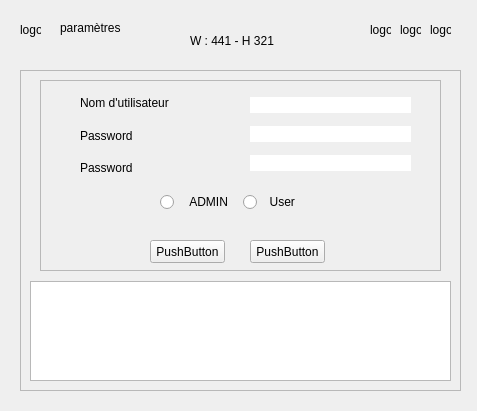
<?xml version="1.0" encoding="UTF-8"?>
<ui version="4.0">
 <class>Form</class>
 <widget class="QWidget" name="Form">
  <property name="geometry">
   <rect>
    <x>0</x>
    <y>0</y>
    <width>477</width>
    <height>411</height>
   </rect>
  </property>
  <property name="minimumSize">
   <size>
    <width>477</width>
    <height>411</height>
   </size>
  </property>
  <property name="maximumSize">
   <size>
    <width>477</width>
    <height>411</height>
   </size>
  </property>
  <property name="windowTitle">
   <string>Form</string>
  </property>
  <property name="styleSheet">
   <string notr="true">QLineEdit{
	
	background-color: rgb(255, 255, 255);
	border : 0px solid #ffffff;
}</string>
  </property>
  <widget class="QLabel" name="label_9">
   <property name="geometry">
    <rect>
     <x>400</x>
     <y>20</y>
     <width>21</width>
     <height>20</height>
    </rect>
   </property>
   <property name="text">
    <string>logo</string>
   </property>
  </widget>
  <widget class="QLabel" name="label">
   <property name="geometry">
    <rect>
     <x>60</x>
     <y>20</y>
     <width>71</width>
     <height>16</height>
    </rect>
   </property>
   <property name="text">
    <string>paramètres</string>
   </property>
  </widget>
  <widget class="QLabel" name="label_10">
   <property name="geometry">
    <rect>
     <x>20</x>
     <y>20</y>
     <width>21</width>
     <height>20</height>
    </rect>
   </property>
   <property name="text">
    <string>logo</string>
   </property>
  </widget>
  <widget class="QFrame" name="addUser">
   <property name="geometry">
    <rect>
     <x>20</x>
     <y>70</y>
     <width>441</width>
     <height>321</height>
    </rect>
   </property>
   <property name="frameShape">
    <enum>QFrame::StyledPanel</enum>
   </property>
   <property name="frameShadow">
    <enum>QFrame::Raised</enum>
   </property>
   <widget class="QFrame" name="frame_2">
    <property name="geometry">
     <rect>
      <x>20</x>
      <y>10</y>
      <width>401</width>
      <height>191</height>
     </rect>
    </property>
    <property name="frameShape">
     <enum>QFrame::StyledPanel</enum>
    </property>
    <property name="frameShadow">
     <enum>QFrame::Raised</enum>
    </property>
    <widget class="QWidget" name="verticalLayoutWidget">
     <property name="geometry">
      <rect>
       <x>40</x>
       <y>10</y>
       <width>131</width>
       <height>91</height>
      </rect>
     </property>
     <layout class="QVBoxLayout" name="verticalLayout">
      <item>
       <widget class="QLabel" name="label_3">
        <property name="text">
         <string>Nom d'utilisateur</string>
        </property>
       </widget>
      </item>
      <item>
       <widget class="QLabel" name="label_4">
        <property name="text">
         <string>Password</string>
        </property>
       </widget>
      </item>
      <item>
       <widget class="QLabel" name="label_5">
        <property name="text">
         <string>Password</string>
        </property>
       </widget>
      </item>
     </layout>
    </widget>
    <widget class="QWidget" name="verticalLayoutWidget_2">
     <property name="geometry">
      <rect>
       <x>210</x>
       <y>10</y>
       <width>161</width>
       <height>91</height>
      </rect>
     </property>
     <layout class="QVBoxLayout" name="verticalLayout_2">
      <item>
       <widget class="QLineEdit" name="lineEdit_2"/>
      </item>
      <item>
       <widget class="QLineEdit" name="lineEdit_3"/>
      </item>
      <item>
       <widget class="QLineEdit" name="lineEdit"/>
      </item>
     </layout>
    </widget>
    <widget class="QWidget" name="horizontalLayoutWidget">
     <property name="geometry">
      <rect>
       <x>120</x>
       <y>110</y>
       <width>159</width>
       <height>24</height>
      </rect>
     </property>
     <layout class="QHBoxLayout" name="horizontalLayout">
      <item>
       <widget class="QRadioButton" name="radioButton">
        <property name="layoutDirection">
         <enum>Qt::LeftToRight</enum>
        </property>
        <property name="text">
         <string>   ADMIN</string>
        </property>
       </widget>
      </item>
      <item>
       <widget class="QRadioButton" name="radioButton_3">
        <property name="text">
         <string>  User</string>
        </property>
       </widget>
      </item>
     </layout>
    </widget>
    <widget class="QPushButton" name="pushButton">
     <property name="geometry">
      <rect>
       <x>110</x>
       <y>160</y>
       <width>75</width>
       <height>23</height>
      </rect>
     </property>
     <property name="text">
      <string>PushButton</string>
     </property>
    </widget>
    <widget class="QPushButton" name="pushButton_2">
     <property name="geometry">
      <rect>
       <x>210</x>
       <y>160</y>
       <width>75</width>
       <height>23</height>
      </rect>
     </property>
     <property name="text">
      <string>PushButton</string>
     </property>
    </widget>
   </widget>
   <widget class="QTableWidget" name="tableWidget">
    <property name="geometry">
     <rect>
      <x>10</x>
      <y>211</y>
      <width>421</width>
      <height>100</height>
     </rect>
    </property>
   </widget>
  </widget>
  <widget class="QLabel" name="label_11">
   <property name="geometry">
    <rect>
     <x>430</x>
     <y>20</y>
     <width>21</width>
     <height>20</height>
    </rect>
   </property>
   <property name="text">
    <string>logo</string>
   </property>
  </widget>
  <widget class="QLabel" name="label_12">
   <property name="geometry">
    <rect>
     <x>370</x>
     <y>20</y>
     <width>21</width>
     <height>20</height>
    </rect>
   </property>
   <property name="text">
    <string>logo</string>
   </property>
  </widget>
  <widget class="QLabel" name="label_2">
   <property name="geometry">
    <rect>
     <x>190</x>
     <y>30</y>
     <width>91</width>
     <height>21</height>
    </rect>
   </property>
   <property name="text">
    <string>W : 441 - H 321</string>
   </property>
  </widget>
  <widget class="QFrame" name="addM1">
   <property name="geometry">
    <rect>
     <x>20</x>
     <y>70</y>
     <width>1</width>
     <height>1</height>
    </rect>
   </property>
   <property name="frameShape">
    <enum>QFrame::StyledPanel</enum>
   </property>
   <property name="frameShadow">
    <enum>QFrame::Raised</enum>
   </property>
   <widget class="QFrame" name="frame_3">
    <property name="geometry">
     <rect>
      <x>20</x>
      <y>40</y>
      <width>401</width>
      <height>131</height>
     </rect>
    </property>
    <property name="frameShape">
     <enum>QFrame::StyledPanel</enum>
    </property>
    <property name="frameShadow">
     <enum>QFrame::Raised</enum>
    </property>
    <widget class="QWidget" name="verticalLayoutWidget_5">
     <property name="geometry">
      <rect>
       <x>40</x>
       <y>10</y>
       <width>131</width>
       <height>51</height>
      </rect>
     </property>
     <layout class="QVBoxLayout" name="verticalLayout_5">
      <item>
       <widget class="QLabel" name="label_13">
        <property name="text">
         <string>Nom</string>
        </property>
       </widget>
      </item>
     </layout>
    </widget>
    <widget class="QWidget" name="verticalLayoutWidget_6">
     <property name="geometry">
      <rect>
       <x>190</x>
       <y>10</y>
       <width>161</width>
       <height>51</height>
      </rect>
     </property>
     <layout class="QVBoxLayout" name="verticalLayout_6">
      <item>
       <widget class="QLineEdit" name="lineEdit_8"/>
      </item>
     </layout>
    </widget>
    <widget class="QPushButton" name="pushButton_5">
     <property name="geometry">
      <rect>
       <x>110</x>
       <y>90</y>
       <width>75</width>
       <height>23</height>
      </rect>
     </property>
     <property name="text">
      <string>PushButton</string>
     </property>
    </widget>
    <widget class="QPushButton" name="pushButton_6">
     <property name="geometry">
      <rect>
       <x>200</x>
       <y>90</y>
       <width>75</width>
       <height>23</height>
      </rect>
     </property>
     <property name="text">
      <string>PushButton</string>
     </property>
    </widget>
   </widget>
   <widget class="QLabel" name="label_16">
    <property name="geometry">
     <rect>
      <x>30</x>
      <y>10</y>
      <width>161</width>
      <height>16</height>
     </rect>
    </property>
    <property name="text">
     <string>Ajouter maladie génétique</string>
    </property>
   </widget>
  </widget>
  <widget class="QFrame" name="addM2">
   <property name="geometry">
    <rect>
     <x>20</x>
     <y>70</y>
     <width>1</width>
     <height>1</height>
    </rect>
   </property>
   <property name="frameShape">
    <enum>QFrame::StyledPanel</enum>
   </property>
   <property name="frameShadow">
    <enum>QFrame::Raised</enum>
   </property>
   <widget class="QFrame" name="frame_5">
    <property name="geometry">
     <rect>
      <x>20</x>
      <y>40</y>
      <width>401</width>
      <height>131</height>
     </rect>
    </property>
    <property name="frameShape">
     <enum>QFrame::StyledPanel</enum>
    </property>
    <property name="frameShadow">
     <enum>QFrame::Raised</enum>
    </property>
    <widget class="QWidget" name="verticalLayoutWidget_7">
     <property name="geometry">
      <rect>
       <x>40</x>
       <y>10</y>
       <width>131</width>
       <height>51</height>
      </rect>
     </property>
     <layout class="QVBoxLayout" name="verticalLayout_7">
      <item>
       <widget class="QLabel" name="label_14">
        <property name="text">
         <string>Nom</string>
        </property>
       </widget>
      </item>
     </layout>
    </widget>
    <widget class="QWidget" name="verticalLayoutWidget_8">
     <property name="geometry">
      <rect>
       <x>190</x>
       <y>10</y>
       <width>161</width>
       <height>51</height>
      </rect>
     </property>
     <layout class="QVBoxLayout" name="verticalLayout_8">
      <item>
       <widget class="QLineEdit" name="lineEdit_9"/>
      </item>
     </layout>
    </widget>
    <widget class="QPushButton" name="pushButton_7">
     <property name="geometry">
      <rect>
       <x>110</x>
       <y>90</y>
       <width>75</width>
       <height>23</height>
      </rect>
     </property>
     <property name="text">
      <string>PushButton</string>
     </property>
    </widget>
    <widget class="QPushButton" name="pushButton_8">
     <property name="geometry">
      <rect>
       <x>200</x>
       <y>90</y>
       <width>75</width>
       <height>23</height>
      </rect>
     </property>
     <property name="text">
      <string>PushButton</string>
     </property>
    </widget>
   </widget>
   <widget class="QLabel" name="label_17">
    <property name="geometry">
     <rect>
      <x>30</x>
      <y>10</y>
      <width>161</width>
      <height>16</height>
     </rect>
    </property>
    <property name="text">
     <string>Ajouter maladie chronique</string>
    </property>
   </widget>
   <widget class="QTableWidget" name="tableWidget_2">
    <property name="geometry">
     <rect>
      <x>10</x>
      <y>180</y>
      <width>421</width>
      <height>100</height>
     </rect>
    </property>
   </widget>
  </widget>
 </widget>
 <resources/>
 <connections/>
</ui>
